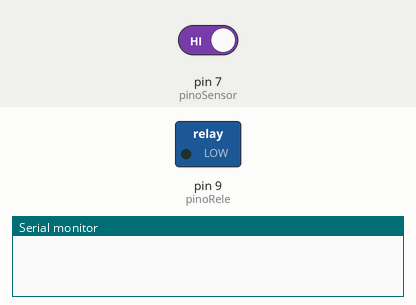
The sketch below on a simulated Arduino Uno, built with avr-gcc and run on an emulated ATmega328P. On the bench: switched loads named in the sketch (green lamp = pin HIGH), the last lines printed to the serial monitor. The inputs (shaded band) are chosen by the test bench; at power-on: pin 7 (pinoSensor) HIGH. The local clock reads 2024-03-15 10:24:30 at power-on unless the sketch sets it.

Above: at 1.2 s.
1.3 s: pin 7 (pinoSensor) driven LOW
4.3 s: pin 7 (pinoSensor) driven HIGH
At 7.4 s:
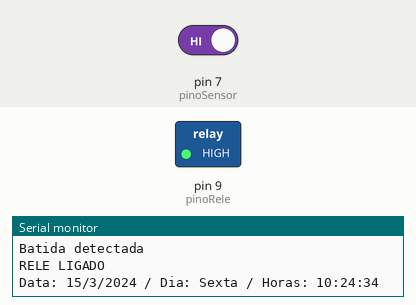
Timing chart, 0 to 13.3 s (numbered marks = the images above; inputs shaded):
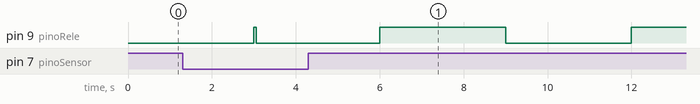

The sketch:

RTC_YC031_SRD_REGISTRADOR.ino
```cpp
#include <Wire.h> //INCLUSÃO DA BIBLIOTECA
#include "RTClib.h" //INCLUSÃO DA BIBLIOTECA

RTC_DS3231 rtc; //OBJETO DO TIPO RTC_DS3231

const int pinoSensor = 7; //PINO DIGITAL UTILIZADO PELO SENSOR
const int pinoRele = 9; //PINO DIGITAL UTILIZADO PELO MÓDULO RELÉ
//int status = 0; //VARIÁVEL QUE CONTROLA O STATUS DO MÓDULO RELÉ (LIGADO / DESLIGADO)
const int pinoBuzzer = 8; //PINO DIGITAL UTILIZADO PELO BUZZER

//float volumeBuzzer = 0; //VARIÁVEL QUE ARMAZENA O VALOR DA LUMINOSIDADE QUE SERÁ APLICADA AO LED

//DECLARAÇÃO DOS DIAS DA SEMANA
char daysOfTheWeek[7][12] = {"Domingo", "Segunda", "Terça", "Quarta", "Quinta", "Sexta", "Sábado"};

void setup(){
  Serial.begin(9600); //INICIALIZA A SERIAL
  pinMode(pinoSensor, INPUT); //DEFINE O PINO COMO ENTRADA
  pinMode(pinoRele, OUTPUT); //DEFINE O PINO COMO SAÍDA
  digitalWrite(pinoRele, HIGH); //MÓDULO RELÉ INICIA DESLIGADO
  pinMode(pinoBuzzer, OUTPUT); //DEFINE O PINO COMO SAÍDA
  pinMode(pinoBuzzer, LOW);

// Configuração do TIMER1
  TCCR1A = 0;                //confira timer para operação normal
  TCCR1B = 0;                //limpa registrador
  TCNT1  = 0;                //zera temporizado

  OCR1A = 0xB71B;            // carrega registrador de comparação: 16MHz/1024/1Hz = 15625 = 0X3D09
  TCCR1B |= (1 << WGM12)|(1<<CS10)|(1 << CS12);   // modo CTC, prescaler de 1024: CS12 = 1 e CS10 = 1
  TIMSK1 |= (1 << OCIE1A);  // habilita interrupção por igualdade de comparação


  if(! rtc.begin()) { // SE O RTC NÃO FOR INICIALIZADO, FAZ
    Serial.println("DS3231 não encontrado"); //IMPRIME O TEXTO NO MONITOR SERIAL
    while(1); //SEMPRE ENTRE NO LOOP
  }
  if(rtc.lostPower()){ //SE RTC FOI LIGADO PELA PRIMEIRA VEZ / FICOU SEM ENERGIA / ESGOTOU A BATERIA, FAZ
    Serial.println("DS3231 OK!"); //IMPRIME O TEXTO NO MONITOR SERIAL
    //REMOVA O COMENTÁRIO DE UMA DAS LINHAS ABAIXO PARA INSERIR AS INFORMAÇÕES ATUALIZADAS EM SEU RTC
    //rtc.adjust(DateTime(F(__DATE__), F(__TIME__))); //CAPTURA A DATA E HORA EM QUE O SKETCH É COMPILADO
    rtc.adjust(DateTime(2019, 8, 28, 23, 02, 45)); //(ANO), (MÊS), (DIA), (HORA), (MINUTOS), (SEGUNDOS)
  }
 // delay(100); //INTERVALO DE 100 MILISSEGUNDOS

}

void loop () {

    if(digitalRead(pinoSensor) == LOW){ //SE A LEITURA DO PINO FOR IGUAL A LOW, FAZ
      Serial.println("Batida detectada"); //IMPRIME O TEXTO NA SERIAL
  //  if (status == 0){ //SE VARIÁVEL FOR IGUAL A 0, FAZ
      digitalWrite(pinoRele, LOW); //LIGA O RELÉ
    //  status = 1; //VARIÁVEL RECEBE O VALOR 1
      Serial.println("RELE LIGADO"); //IMPRIME O TEXTO NO MONITOR SERIAL
      //tone(pinoBuzzer, 100);
      //Serial.println("ALARME ATIVADO"); //IMPRIME O TEXTO NO MONITOR SERIAL


    DateTime now = rtc.now(); //CHAMADA DE FUNÇÃO
    Serial.print("Data: "); //IMPRIME O TEXTO NO MONITOR SERIAL
    Serial.print(now.day(), DEC); //IMPRIME NO MONITOR SERIAL O DIA
    Serial.print('/'); //IMPRIME O CARACTERE NO MONITOR SERIAL
    Serial.print(now.month(), DEC); //IMPRIME NO MONITOR SERIAL O MÊS
    Serial.print('/'); //IMPRIME O CARACTERE NO MONITOR SERIAL
    Serial.print(now.year(), DEC); //IMPRIME NO MONITOR SERIAL O ANO
    Serial.print(" / Dia: "); //IMPRIME O TEXTO NA SERIAL
    Serial.print(daysOfTheWeek[now.dayOfTheWeek()]); //IMPRIME NO MONITOR SERIAL O DIA
    Serial.print(" / Horas: "); //IMPRIME O TEXTO NA SERIAL
    Serial.print(now.hour(), DEC); //IMPRIME NO MONITOR SERIAL A HORA
    Serial.print(':'); //IMPRIME O CARACTERE NO MONITOR SERIAL
    Serial.print(now.minute(), DEC); //IMPRIME NO MONITOR SERIAL OS MINUTOS
    Serial.print(':'); //IMPRIME O CARACTERE NO MONITOR SERIAL
    Serial.print(now.second(), DEC); //IMPRIME NO MONITOR SERIAL OS SEGUNDOS
    Serial.println(); //QUEBRA DE LINHA NA SERIAL
   // delay(1000); //INTERVALO DE 1 SEGUNDO
    }
    }
//}


      ISR(TIMER1_COMPA_vect)          // interrupção por igualdade de comparação no TIMER1
{
 // TCNT1 = 0xC2F7;                                 // Renicia TIMER
  digitalWrite(pinoRele, digitalRead(pinoRele) ^ 1);   //inverte estado do BUZZER
//  Serial.println(pinoRele);

}
```
